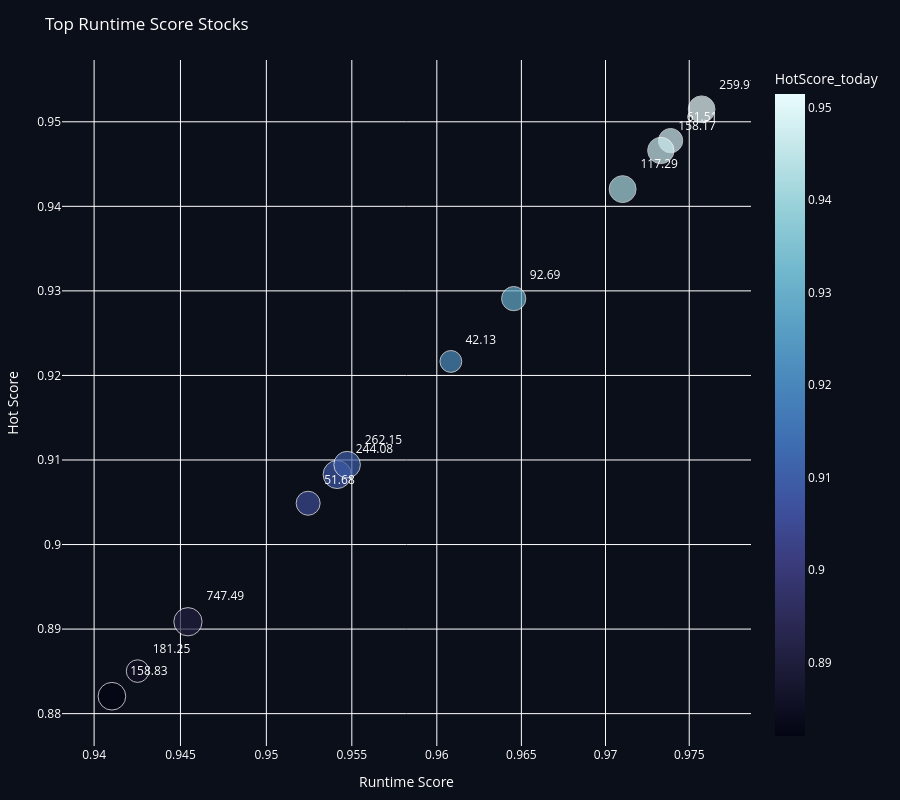

Notebook cell for this chart:
### Code cell
import plotly.express as px


fig = px.scatter(
    df_plot.sort_values(by=["regularMarketPrice"], ascending=True),
    x='RuntimeScore',
    y='HotScore_today',
    size='TrendScore',
    color='HotScore_today',
    text="regularMarketPrice",
    hover_name='symbol',
    log_x=True,
    title='RuntimeScore vs HotScore',
    color_continuous_scale="ice",
)

fig.update_traces(textposition="top right", marker=dict(line=dict(width=1, color="white")))

fig.update_layout(
    title="Top Runtime Score Stocks", 
    xaxis_title="Runtime Score",
    yaxis_title="Hot Score",    
    plot_bgcolor="#0b0f1a",
    paper_bgcolor="#0b0f1a",
    font_color="white",
    height=800,
    margin=dict(l=40, r=40, t=60, b=40)
)


fig.show()

chart_path = os.path.join(OUTPUT_HOURLY, "scatter_runtime.html")
fig.write_html(chart_path, include_plotlyjs="cdn")

### Figure 1 — Plotly figure (JSON) as saved in the notebook; plotly's stock layout.template omitted (floating-point values rounded to 4 significant figures)
{"data": [{"hovertemplate": "<b>%{hovertext}</b><br><br>RuntimeScore=%{x}<br>HotScore_today=%{marker.color}<br>TrendScore=%{marker.size}<br>regularMarketPrice=%{text}<extra></extra>", "hovertext": ["DFTX", "MMYT", "KBH", "PRIM", "MANE", "ICLR", "MHO", "BKNG", "WDFC", "NTRA", "EXPE", "IESC"], "legendgroup": "", "marker": {"color": [0.9217, 0.9049, 0.9478, 0.9291, 0.942, 0.9466, 0.8821, 0.885, 0.9083, 0.9515, 0.9094, 0.8909], "coloraxis": "coloraxis", "line": {"color": "white", "width": 1}, "size": [0.5924, 0.7155, 0.7325, 0.7282, 0.8981, 0.862, 0.9512, 0.6348, 0.9809, 0.8854, 0.8769, 0.9936], "sizemode": "area", "sizeref": 0.002484, "symbol": "circle"}, "mode": "markers+text", "name": "", "orientation": "v", "showlegend": false, "text": [42.13, 51.68, 61.51, 92.69, 117.3, 158.2, 158.8, 181.2, 244.1, 260.0, 262.1, 747.5], "textposition": "top right", "type": "scatter", "x": [0.9608, 0.9524, 0.9739, 0.9645, 0.971, 0.9733, 0.941, 0.9425, 0.9541, 0.9757, 0.9547, 0.9454], "xaxis": "x", "y": [0.9217, 0.9049, 0.9478, 0.9291, 0.942, 0.9466, 0.8821, 0.885, 0.9083, 0.9515, 0.9094, 0.8909], "yaxis": "y"}], "layout": {"coloraxis": {"autocolorscale": false, "colorbar": {"title": {"text": "HotScore_today"}}, "colorscale": [[0, "rgb(3, 5, 18)"], [0.09091, "rgb(25, 25, 51)"], [0.1818, "rgb(44, 42, 87)"], [0.2727, "rgb(58, 60, 125)"], [0.3636, "rgb(62, 83, 160)"], [0.4545, "rgb(62, 109, 178)"], [0.5455, "rgb(72, 134, 187)"], [0.6364, "rgb(89, 159, 196)"], [0.7273, "rgb(114, 184, 205)"], [0.8182, "rgb(149, 207, 216)"], [0.9091, "rgb(192, 229, 232)"], [1, "rgb(234, 252, 253)"]]}, "font": {"color": "white"}, "height": 800, "legend": {"itemsizing": "constant", "tracegroupgap": 0}, "margin": {"b": 40, "l": 40, "r": 40, "t": 60}, "paper_bgcolor": "#0b0f1a", "plot_bgcolor": "#0b0f1a", "title": {"text": "Top Runtime Score Stocks"}, "xaxis": {"anchor": "y", "domain": [0, 1], "title": {"text": "Runtime Score"}, "type": "log"}, "yaxis": {"anchor": "x", "domain": [0, 1], "title": {"text": "Hot Score"}}}}
